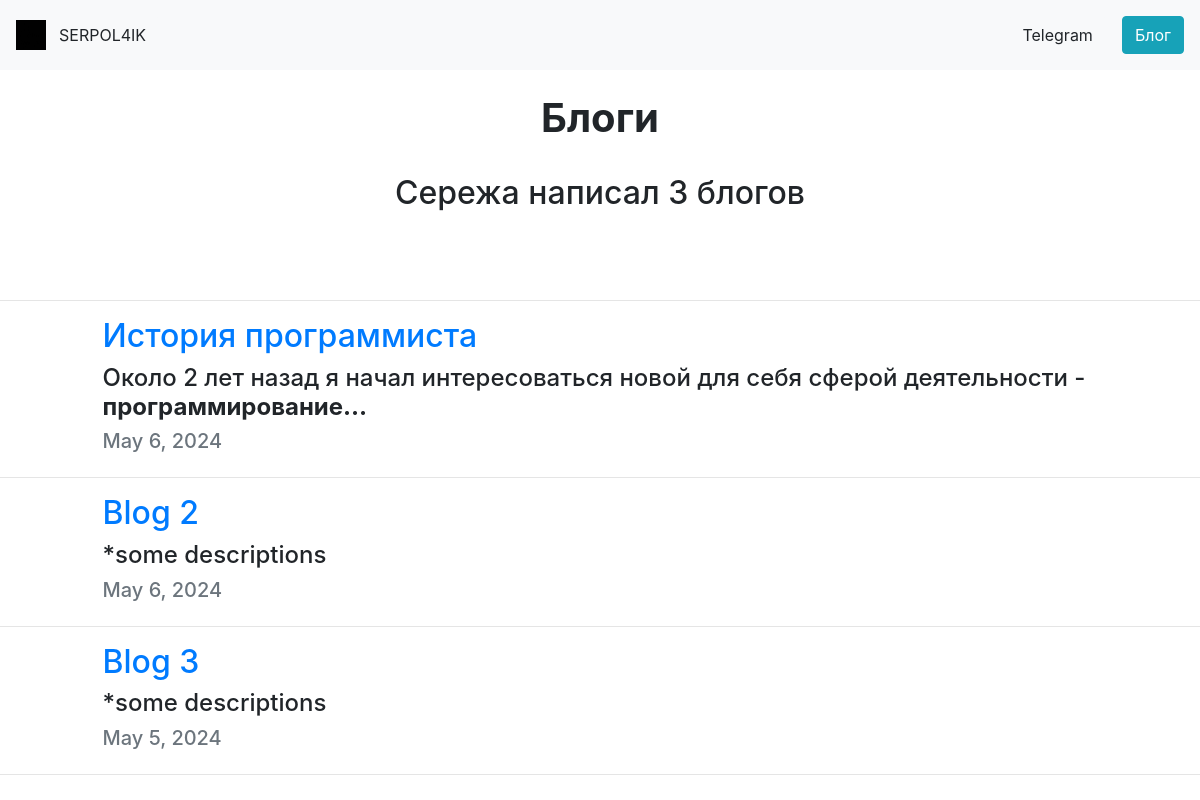
/blog/, run on an earlier commit of the app's database.
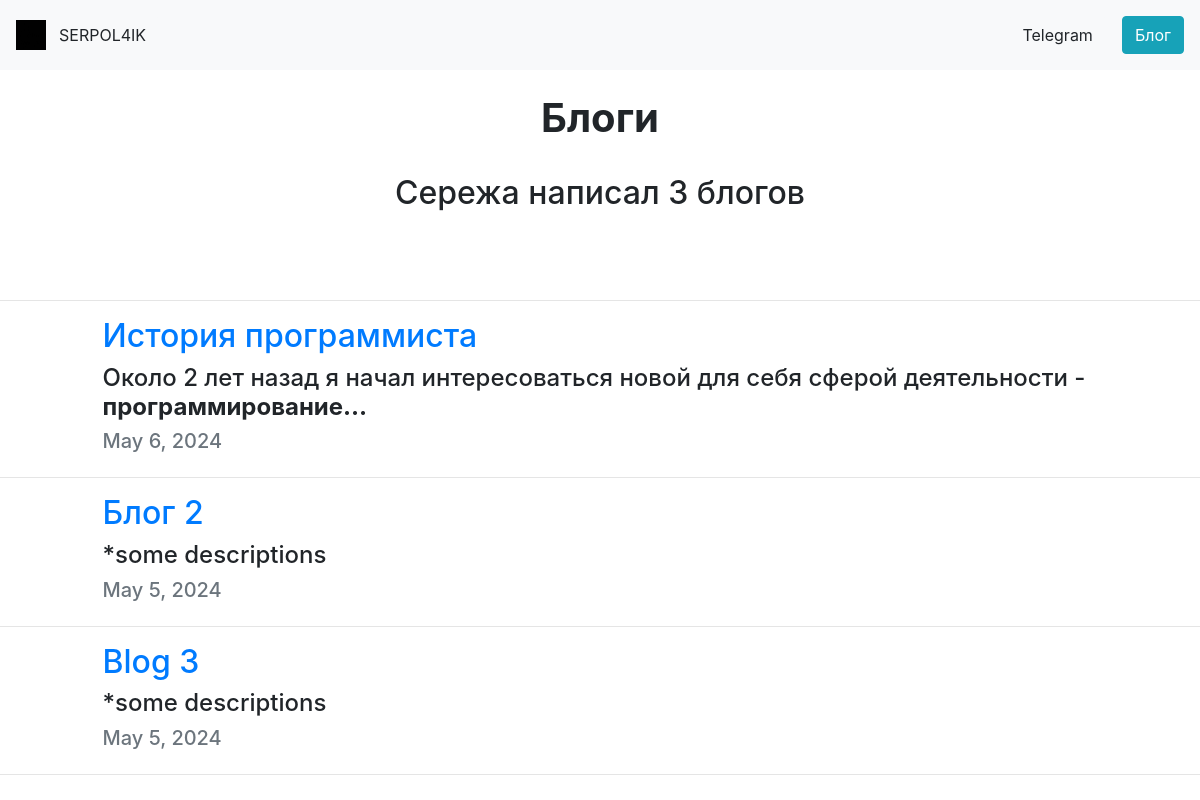
And on a later commit of the database.
### blog/models.py (models this page shows, shortened)
class Blog(models.Model):
    title = models.CharField(max_length=250)
    description = models.TextField()
    url = models.URLField(blank=True)
    date = models.DateField()

### blog/views.py (the view)
# urls.py: path('', views.last_blogs, name='last_blogs'),
def last_blogs(request):
    blogs_count = Blog.objects.count
    blogs = Blog.objects.order_by("-date")[:3]
    return render(request, 'blog/last_blogs.html', {'blogs':blogs})

### blog/templates/blog/last_blogs.html (shortened to what this page needs)
{% extends 'portfolio/base.html' %}
{% block content %}
<h1 id="blogtitle" class="font-weight-bold text-center">Блоги</h1>
<h2 class="text-center mb-5">Сережа написал {{ blogs.count }} блогов</h2>
<hr>
{% for blog in blogs %}
<div class="row justify-content-center my-3">
  <div class="col-md-10">
    <a href="{% url 'detail' blog.id %}">
      <h2>{{ blog.title }}</h2>
    </a>
    <h4>{{ blog.description|safe|truncatechars:98 }}</h4>
    <h5 class="text-muted">{{ blog.date }}</h5>
  </div>
</div>
<hr>
{% endfor %}
{% endblock %}

What changed in the data, as far as the page shows it:
changed Blog: title "Blog 2" → "Блог 2"; date "May 6, 2024" → "May 5, 2024"
